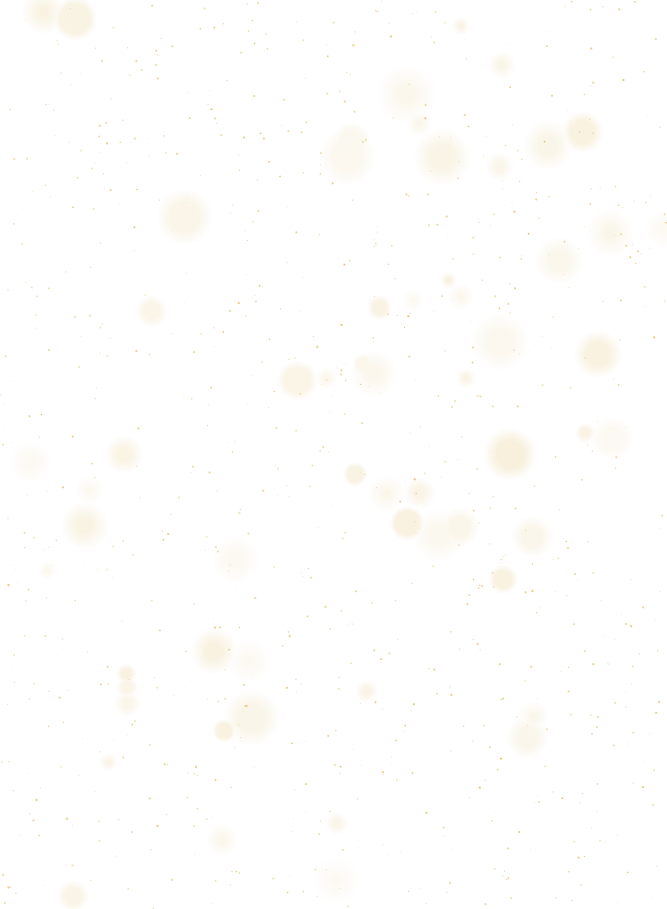
#> input picture Attempt 7/Editable_Source/assets/dust.png, 2000 x 2727 px, given in place of page_01.png, which was not available (shown at 1/3 size)
$ python render.py assets/dust.png
#> lines starting #> are read from the running program, lines starting #| are printed output that depends on the picture
#> (the call stopped at `async def shoot(pages, scale, folder): folder.mkdir(parents=True, exis..`: playwright is not available in this run)
"""
Export the magazine after editing magazine.html / styles.css / photos.

  python3 render.py              -> everything: print PDF (with bleed), trimmed PDF,
                                    600 dpi + 300 dpi JPGs, preview sheet
  python3 render.py proof        -> quick low-res check of all pages (exports/proof/)
  python3 render.py proof 4 7    -> quick check of pages 4 and 7 only
  python3 render.py jpg 4 7      -> re-export only pages 4 and 7 (600 + 300 dpi JPGs)

Needs:  pip3 install playwright pillow      (uses your installed Google Chrome)
"""
import sys, asyncio, pathlib
from playwright.async_api import async_playwright
from PIL import Image
from make_pdf import jpegs_to_pdf

Image.MAX_IMAGE_PIXELS = None
HERE = pathlib.Path(__file__).resolve().parent
OUT = HERE.parent / 'Print_Ready'
PAGES = 20
W, H = 792, 1080      # css px incl. bleed (8.25 x 11.25 in @ 96 px/in)
BLEED = 12            # css px = 0.125 in
NAME = 'ATHAY_Birthday_Magazine'


async def shoot(pages, scale, folder):
    folder.mkdir(parents=True, exist_ok=True)
    async with async_playwright() as p:
        try:
            b = await p.chromium.launch(channel='chrome')
        except Exception:
            b = await p.chromium.launch()
        ctx = await b.new_context(viewport={'width': W, 'height': H}, device_scale_factor=scale)
        pg = await ctx.new_page()
        for n in pages:
            await pg.goto((HERE / 'magazine.html').as_uri() + f'?p={n}')
            await pg.evaluate("""async () => { await document.fonts.ready;
                await Promise.all([...document.images].map(i => i.decode().catch(() => {})));
                await new Promise(r => setTimeout(r, 500)); }""")
            await pg.screenshot(path=str(folder / f'page_{n:02d}.png'), clip={'x': 0, 'y': 0, 'width': W, 'height': H})
            print('rendered page', n, flush=True)
        await b.close()


def finish(pages, src):
    d600 = OUT / 'JPG_600dpi'; d300 = OUT / 'JPG_300dpi'; dB = OUT / 'JPG_600dpi_with_bleed'
    for d in (d600, d300, dB):
        d.mkdir(parents=True, exist_ok=True)
    for n in pages:
        im = Image.open(src / f'page_{n:02d}.png').convert('RGB')           # 4950 x 6750 px
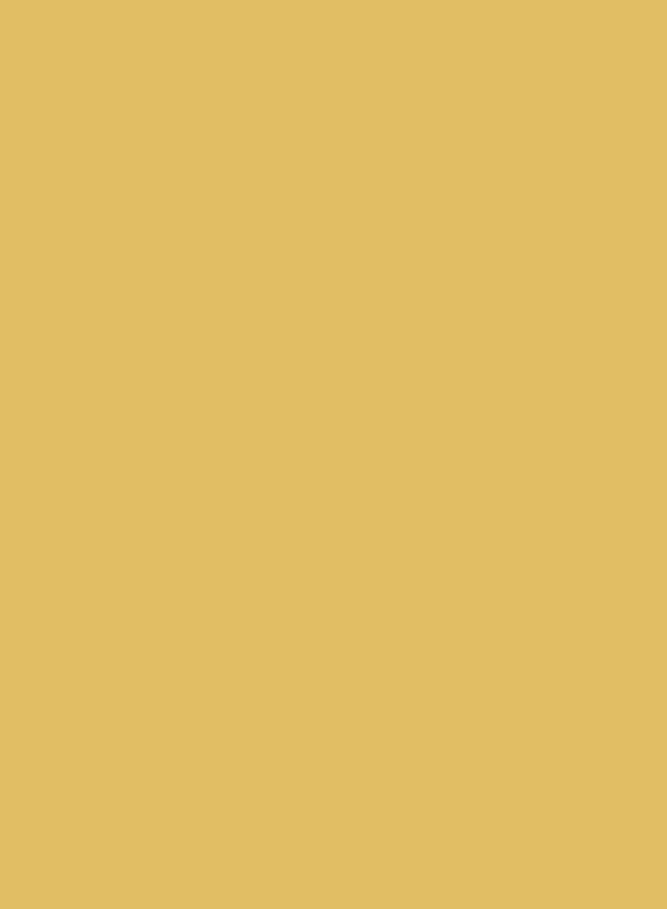
#> im: PIL image 2000x2727 RGB (shown at 1/3 size); mean R, G, B 225, 190, 100
        im.save(dB / f'{NAME}_Page_{n:02d}_bleed_600dpi.jpg', quality=95, dpi=(600, 600), subsampling=0)
        b = round(BLEED * im.width / W)
#> b = 30
        t = im.crop((b, b, im.width - b, im.height - b))                    # 4800 x 6600 px = 8 x 11 in
        t.save(d600 / f'{NAME}_Page_{n:02d}_600dpi.jpg', quality=95, dpi=(600, 600), subsampling=0)
        t.resize((2400, 3300), Image.Resampling.LANCZOS).save(d300 / f'{NAME}_Page_{n:02d}_300dpi.jpg', quality=95, dpi=(300, 300), subsampling=0)
        (src / f'page_{n:02d}.png').unlink()
#> pass 2 of the loop in finish, `for n in pages:`:
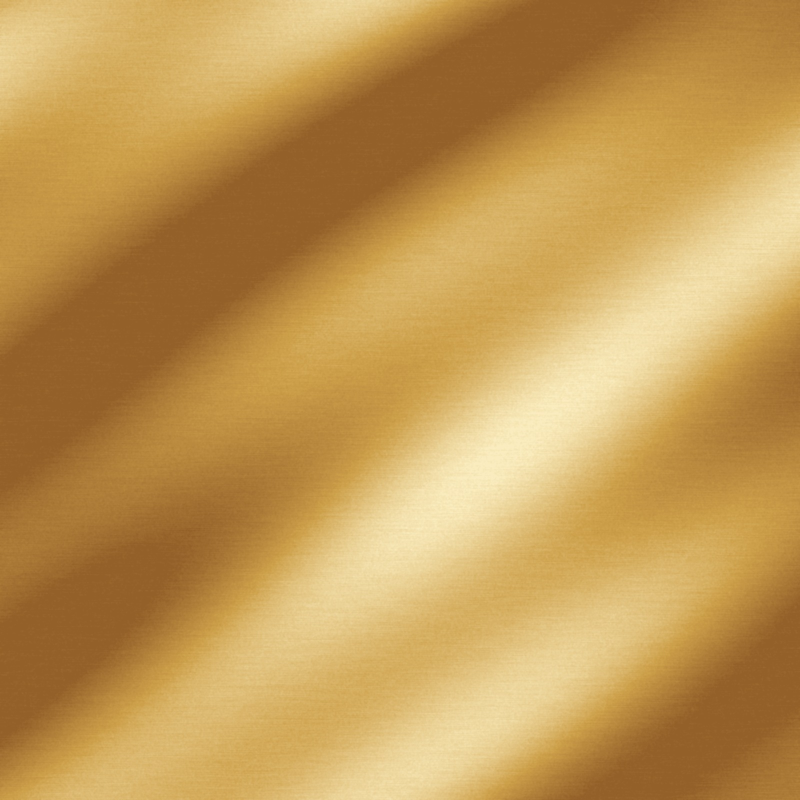
#> input picture Attempt 7/Editable_Source/assets/foil.jpg, 1600 x 1600 px, given in place of page_02.png, which was not available (shown at 1/2 size)
#> in finish, im is the input picture: PIL image 1600x1600 RGB; mean R, G, B 194.9, 153.4, 84.4
#> t: PIL image 1552x1552 RGB
#> in finish, `t.resize((2400, 3300), Image.Resampling.LANCZOS).save(d300 / f'{NAME}_..`:
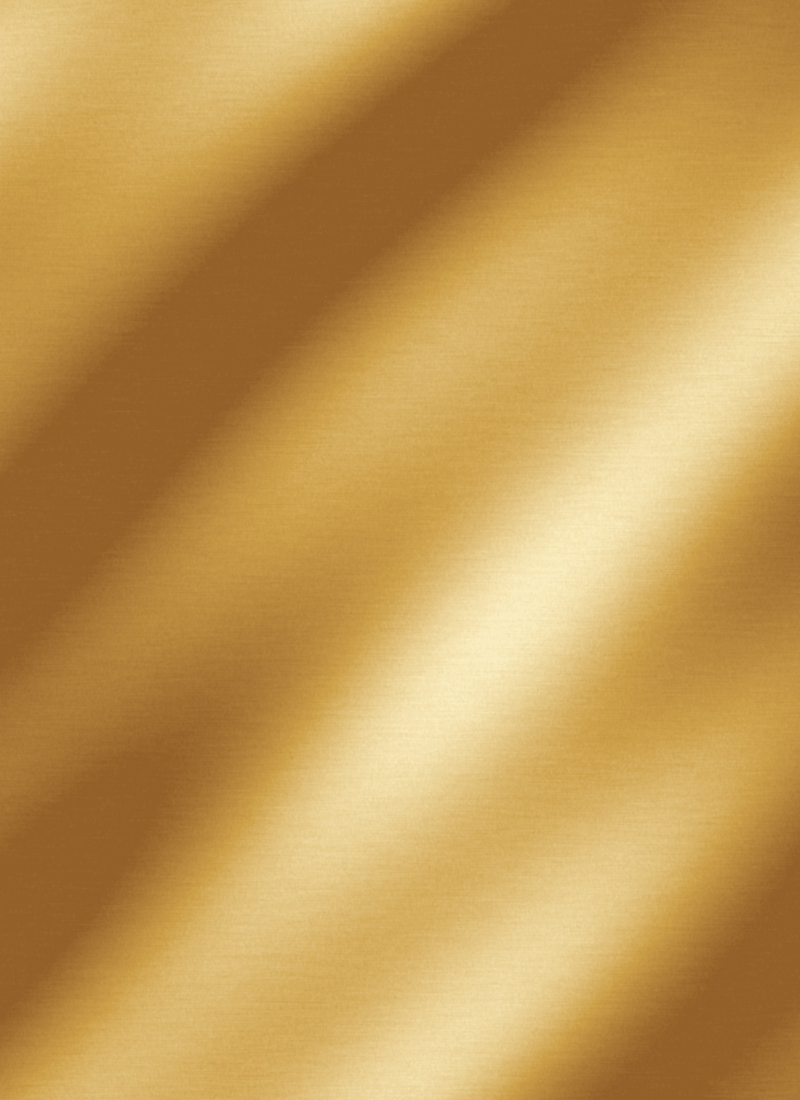
#> saved as ATHAY_Birthday_Magazine_Page_02_300dpi.jpg: PIL image 2400x3300 RGB (shown at 1/3 size); mean R, G, B 195.3, 153.9, 84.7


def pdfs():
    dB = OUT / 'JPG_600dpi_with_bleed'; d300 = OUT / 'JPG_300dpi'
    jpegs_to_pdf([str(dB / f'{NAME}_Page_{n:02d}_bleed_600dpi.jpg') for n in range(1, PAGES + 1)],
                 str(OUT / f'{NAME}_PRINT_8x11_with_bleed.pdf'), 600, 0.125,
                 title='ATHAY - The Twentieth Issue (print, 0.125 in bleed)')
    jpegs_to_pdf([str(d300 / f'{NAME}_Page_{n:02d}_300dpi.jpg') for n in range(1, PAGES + 1)],
                 str(OUT / f'{NAME}_8x11_trimmed.pdf'), 300, title='ATHAY - The Twentieth Issue')


def sheet(folder, pattern, out):
    tw, th, g = 400, 550, 24
    s = Image.new('RGB', (5 * tw + 6 * g, 4 * th + 5 * g), (226, 221, 213))
    for n in range(1, PAGES + 1):
        f = folder / pattern.format(n=n)
        if not f.exists():
            continue
        im = Image.open(f).convert('RGB').resize((tw, th), Image.Resampling.LANCZOS)
        i = n - 1
        s.paste(im, (g + (i % 5) * (tw + g), g + (i // 5) * (th + g)))
    s.save(out, quality=90)


if __name__ == '__main__':
    a = sys.argv[1:]
    if a and a[0] == 'proof':
        pages = [int(x) for x in a[1:]] or list(range(1, PAGES + 1))
        asyncio.run(shoot(pages, 1.5, OUT / 'proof'))
        sheet(OUT / 'proof', 'page_{n:02d}.png', OUT / 'proof' / 'all_pages.jpg')
    elif a and a[0] == 'jpg':
        pages = [int(x) for x in a[1:]] or list(range(1, PAGES + 1))
        asyncio.run(shoot(pages, 600 / 96, OUT / '_raw')); finish(pages, OUT / '_raw')
    else:
        pages = list(range(1, PAGES + 1))
#> (the run stopped early here; a loop or call above may not have finished)
